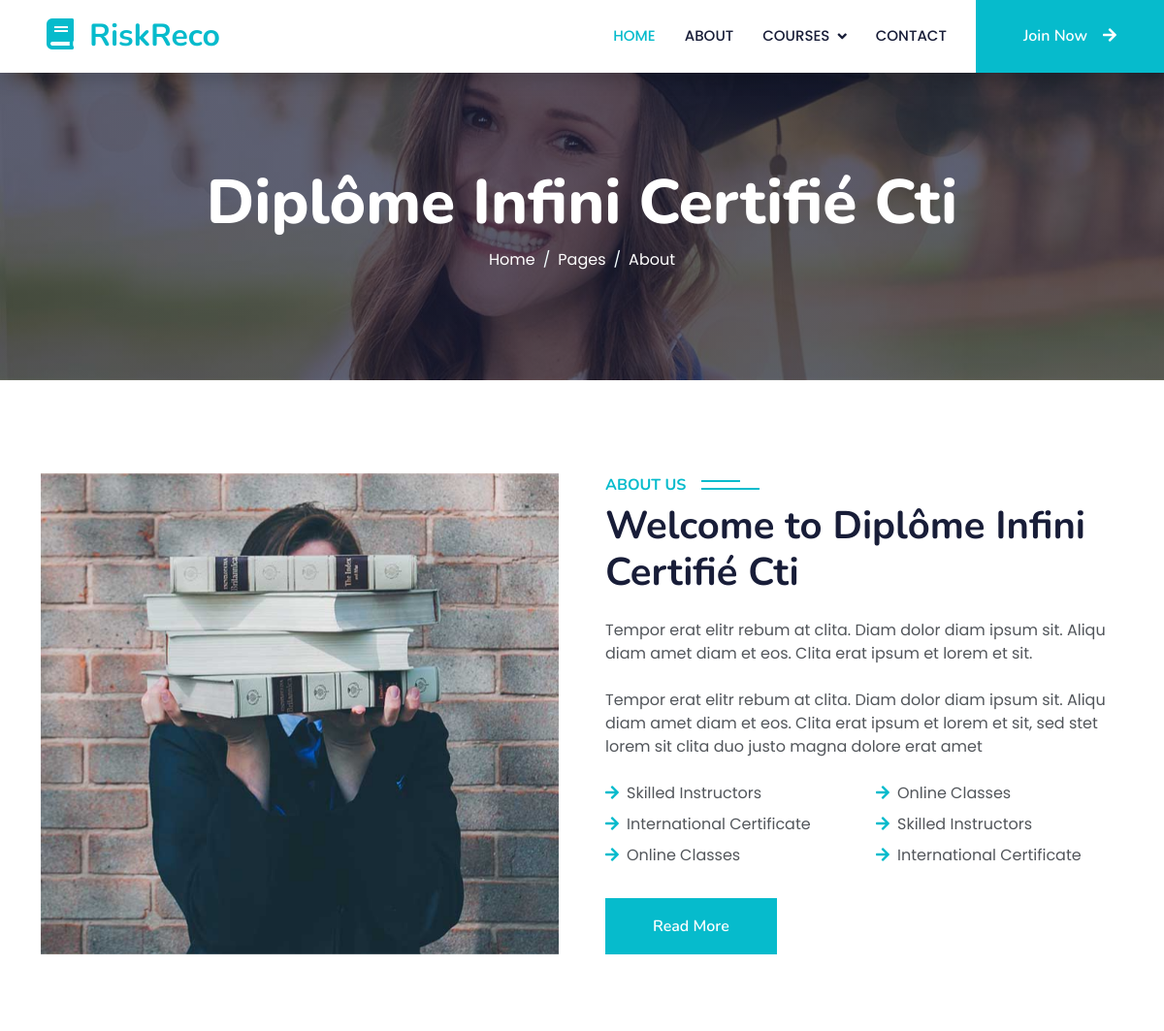
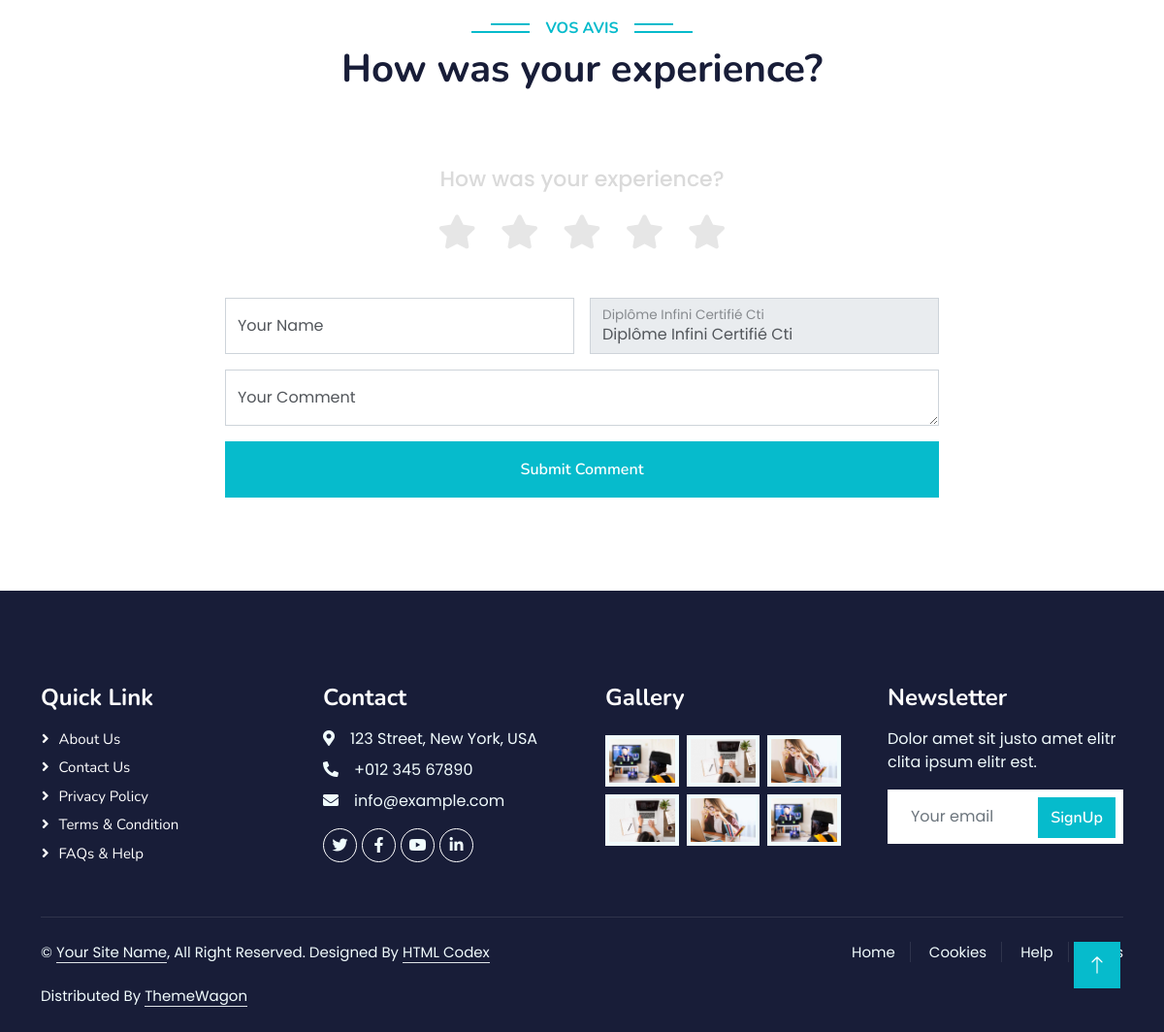
/diplomes_details/2/, run on the app's committed database (2 pictures, top to bottom).
### main/models.py (models this page shows, shortened)
class Diplome(models.Model):
    nom = models.CharField(max_length=100)
    prix = models.IntegerField()
    categorie = models.ForeignKey(Categorie, on_delete=models.CASCADE)
    option = models.ForeignKey(Options, on_delete=models.CASCADE)

### main/views.py (the view)
# urls.py: path('diplomes_details/<int:id>/', views.diplomes_details, name='diplomes_details'),
def diplomes_details(request, id):
    diplome = Diplome.objects.filter(id=id).first()
    return render(request, 'diplome_details.html', {'diplome': diplome})

### main/templates/diplome_details.html (shortened to what this page needs)
{% extends 'base.html' %}
{% load static %}
{% block content %}
    <div class="container-fluid bg-primary py-5 mb-5 page-header">
        <div class="container py-5">
            <div class="row justify-content-center">
                <div class="col-lg-10 text-center">
                    <h1 class="display-3 text-white animated slideInDown">{{diplome.nom}}</h1>
                    <nav aria-label="breadcrumb">
                        <ol class="breadcrumb justify-content-center">
                            <li class="breadcrumb-item"><a class="text-white" href="#">Home</a></li>
                            <li class="breadcrumb-item"><a class="text-white" href="#">Pages</a></li>
                            <li class="breadcrumb-item text-white active" aria-current="page">About</li>
                        </ol>
                    </nav>
                </div>
            </div>
        </div>
    </div>
    <div class="container-xxl py-5">
        <div class="container">
            <div class="row g-5">
                <div class="col-lg-6 wow fadeInUp" data-wow-delay="0.1s" style="min-height: 400px;">
                    <div class="position-relative h-100">
                        <img class="img-fluid position-absolute w-100 h-100" src="{% static 'assets/img/about.jpg' %}" alt="" style="object-fit: cover;">
                    </div>
                </div>
                <div class="col-lg-6 wow fadeInUp" data-wow-delay="0.3s">
                    <h6 class="section-title bg-white text-start text-primary pe-3">About Us</h6>
                    <h1 class="mb-4">Welcome to {{diplome.nom}}</h1>
                    <p class="mb-4">Tempor erat elitr rebum at clita. Diam dolor diam ipsum sit. Aliqu diam amet diam et eos. Clita erat ipsum et lorem et sit.</p>
                    <p class="mb-4">Tempor erat elitr rebum at clita. Diam dolor diam ipsum sit. Aliqu diam amet diam et eos. Clita erat ipsum et lorem et sit, sed stet lorem sit clita duo justo magna dolore erat amet</p>
                    <div class="row gy-2 gx-4 mb-4">
                        <div class="col-sm-6">
                            <p class="mb-0"><i class="fa fa-arrow-right text-primary me-2"></i>Skilled Instructors</p>
                        </div>
                        <div class="col-sm-6">
                            <p class="mb-0"><i class="fa fa-arrow-right text-primary me-2"></i>Online Classes</p>
                        </div>
                        <div class="col-sm-6">
                            <p class="mb-0"><i class="fa fa-arrow-right text-primary me-2"></i>International Certificate</p>
                        </div>
                        <div class="col-sm-6">
                            <p class="mb-0"><i class="fa fa-arrow-right text-primary me-2"></i>Skilled Instructors</p>
                        </div>
                        <div class="col-sm-6">
                            <p class="mb-0"><i class="fa fa-arrow-right text-primary me-2"></i>Online Classes</p>
                        </div>
                        <div class="col-sm-6">
                            <p class="mb-0"><i class="fa fa-arrow-right text-primary me-2"></i>International Certificate</p>
                        </div>
                    </div>
                    <a class="btn btn-primary py-3 px-5 mt-2" href="">Read More</a>
                </div>
            </div>
        </div>
    </div>
    <div class="container-xxl py-5">
        <div class="container">
            <div class="text-center wow fadeInUp" data-wow-delay="0.1s">
                <h6 class="section-title bg-white text-center text-primary px-3">Vos Avis</h6>
                <h1 class="mb-5">How was your experience?</h1>
            </div>
            <div class="row g-4">
                <div class="col-lg-8 col-md-6 offset-lg-2 offset-md-3 wow fadeInUp" data-wow-delay="0.5s">
                    <form method="POST" action="{% url 'main:save_Payment' %}">
                        <div class="row g-3">
                            <div class="col-12">
                                <div class="form-floating">
                                    <div class="rating-box">
                                        <header>How was your experience?</header>
                                        <div class="stars">
                                            <i class="fa fa-star"></i>
                                            <i class="fa fa-star"></i>
                                            <i class="fa fa-star"></i>
                                            <i class="fa fa-star"></i>
                                            <i class="fa fa-star"></i>
                                        </div>
                                    </div>
                                </div>
                            </div>
                            <div class="col-md-6">
                                <div class="form-floating">
                                    <input type="text" class="form-control" name="commenter_name" id="commenter_name" placeholder="Your Name" required>
                                    <label for="commenter_name">Your Name</label>
                                </div>
                            </div>
                            <div class="col-md-6">
                                <div class="form-floating">
                                    <input type="text" class="form-control" name="diploma_name" id="diploma_name" placeholder="Diploma Name" value="{{ diplome.nom }}" required readonly>
                                    <label for="diploma_name">{{ diplome.nom }}</label>
                                </div>
                            </div>
                            <div class="col-12">
                                <div class="form-floating">
                                    <textarea class="form-control" name="comment" id="comment" placeholder="Your Comment" required></textarea>
                                    <label for="comment">Your Comment</label>
                                </div>
                            </div>
                            <div class="col-12">
                                <button class="btn btn-primary w-100 py-3" type="submit">Submit Comment</button>
                            </div>
                        </div>
                    </form>
                </div>
            </div>
        </div>
    </div>
    {% endblock %}

### main/static/assets/css/style.css (style rules this page uses)
:root { --primary: #06BBCC; --light: #F0FBFC; --dark: #181d38; }
.btn { font-family: 'Nunito', sans-serif; font-weight: 600; transition: .5s; }
.btn.btn-primary, .btn.btn-secondary { color: #FFFFFF; }
.page-header { background: linear-gradient(rgba(24, 29, 56, .7), rgba(24, 29, 56, .7)), url(../img/carousel-1.jpg); background-position: center center; background-repeat: no-repeat; background-size: cover; }
.breadcrumb-item + .breadcrumb-item::before { color: var(--light); }
.section-title { position: relative; display: inline-block; text-transform: uppercase; }
.section-title::before { position: absolute; content: ""; width: calc(100% + 80px); height: 2px; top: 4px; left: -40px; background: var(--primary); z-index: -1; }
.section-title::after { position: absolute; content: ""; width: calc(100% + 120px); height: 2px; bottom: 5px; left: -60px; background: var(--primary); z-index: -1; }
.section-title.text-start::before { width: calc(100% + 40px); left: 0; }
.section-title.text-start::after { width: calc(100% + 60px); left: 0; }

### main/templates/diplome_details.html (style rules this page uses)
* { margin: 0; padding: 0; box-sizing: border-box; font-family: "Poppins", sans-serif; }
.rating-box { position: relative; background: #fff; padding: 25px 50px 35px; border-radius: 25px; box-shadow: 0 5px 10px rgba (0, 0, 0, 0.05); display: flex; flex-direction: column; align-items: center; justify-content: center; }
.rating-box header { font-size: 22px; color: #dadada; font-weight: 500; margin-bottom: 20px; text-align: center; }
.rating-box .stars { display: flex; align-items: center; gap: 25px; justify-content: center; }
.stars i { color: #e6e6e6; font-size: 35px; cursor: pointer; transition: color 0.2s ease; }

### data on the page
Diplome: nom "Diplôme Infini Certifié Cti", diploma_name "Diplôme Infini Certifié Cti"
